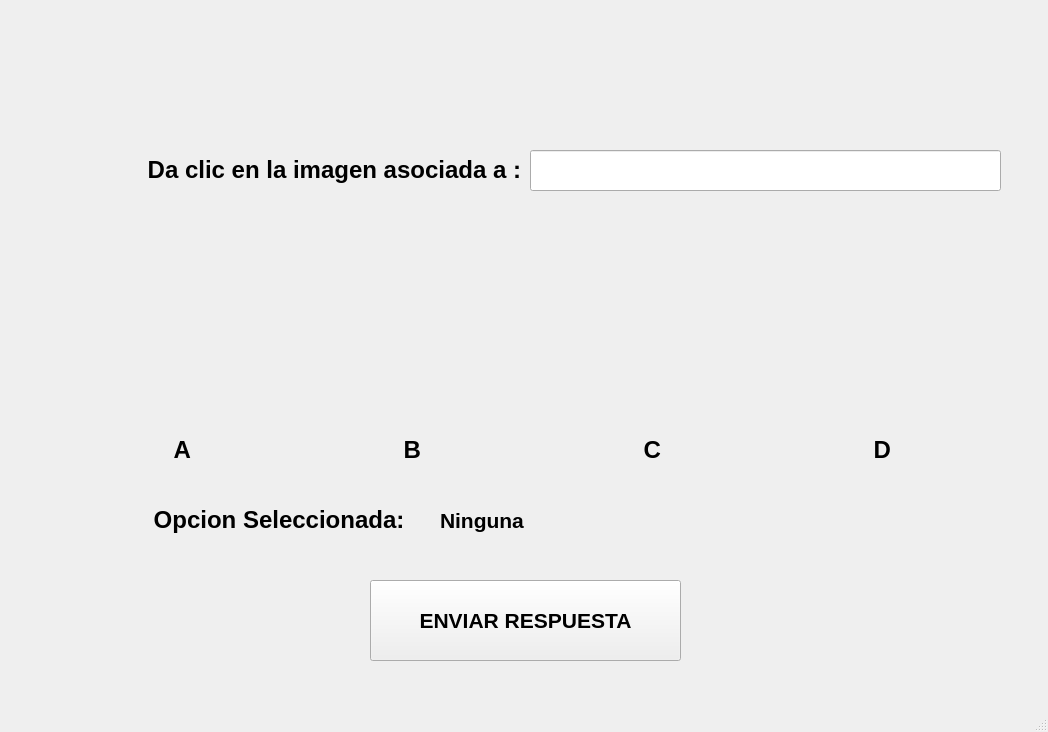
<?xml version="1.0" encoding="UTF-8"?>
<ui version="4.0">
 <class>MainWindow</class>
 <widget class="QMainWindow" name="MainWindow">
  <property name="geometry">
   <rect>
    <x>0</x>
    <y>0</y>
    <width>1048</width>
    <height>732</height>
   </rect>
  </property>
  <property name="windowTitle">
   <string>MainWindow</string>
  </property>
  <widget class="QWidget" name="centralwidget">
   <widget class="QLineEdit" name="txt_Nombre">
    <property name="geometry">
     <rect>
      <x>530</x>
      <y>150</y>
      <width>471</width>
      <height>41</height>
     </rect>
    </property>
    <property name="font">
     <font>
      <pointsize>12</pointsize>
      <weight>75</weight>
      <bold>true</bold>
     </font>
    </property>
    <property name="text">
     <string/>
    </property>
    <property name="alignment">
     <set>Qt::AlignCenter</set>
    </property>
   </widget>
   <widget class="QLabel" name="label">
    <property name="geometry">
     <rect>
      <x>30</x>
      <y>150</y>
      <width>491</width>
      <height>41</height>
     </rect>
    </property>
    <property name="text">
     <string>&lt;html&gt;&lt;head/&gt;&lt;body&gt;&lt;p align=&quot;right&quot;&gt;&lt;span style=&quot; font-size:18pt; font-weight:600;&quot;&gt;Da clic en la imagen asociada a :&lt;/span&gt;&lt;/p&gt;&lt;/body&gt;&lt;/html&gt;</string>
    </property>
   </widget>
   <widget class="QLabel" name="img_a">
    <property name="geometry">
     <rect>
      <x>90</x>
      <y>250</y>
      <width>191</width>
      <height>171</height>
     </rect>
    </property>
    <property name="text">
     <string/>
    </property>
    <property name="pixmap">
     <pixmap>:/LOGO/AmongB</pixmap>
    </property>
    <property name="scaledContents">
     <bool>true</bool>
    </property>
   </widget>
   <widget class="QPushButton" name="btn_enviar">
    <property name="geometry">
     <rect>
      <x>370</x>
      <y>580</y>
      <width>311</width>
      <height>81</height>
     </rect>
    </property>
    <property name="font">
     <font>
      <pointsize>16</pointsize>
      <weight>75</weight>
      <bold>true</bold>
     </font>
    </property>
    <property name="text">
     <string>ENVIAR RESPUESTA</string>
    </property>
   </widget>
   <widget class="QLabel" name="img_b">
    <property name="geometry">
     <rect>
      <x>320</x>
      <y>250</y>
      <width>191</width>
      <height>171</height>
     </rect>
    </property>
    <property name="text">
     <string/>
    </property>
    <property name="pixmap">
     <pixmap>:/LOGO/AmongB</pixmap>
    </property>
    <property name="scaledContents">
     <bool>true</bool>
    </property>
   </widget>
   <widget class="QLabel" name="img_c">
    <property name="geometry">
     <rect>
      <x>550</x>
      <y>250</y>
      <width>191</width>
      <height>171</height>
     </rect>
    </property>
    <property name="text">
     <string/>
    </property>
    <property name="pixmap">
     <pixmap>:/LOGO/AmongB</pixmap>
    </property>
    <property name="scaledContents">
     <bool>true</bool>
    </property>
   </widget>
   <widget class="QLabel" name="img_d">
    <property name="geometry">
     <rect>
      <x>780</x>
      <y>250</y>
      <width>191</width>
      <height>171</height>
     </rect>
    </property>
    <property name="text">
     <string/>
    </property>
    <property name="pixmap">
     <pixmap>:/LOGO/AmongB</pixmap>
    </property>
    <property name="scaledContents">
     <bool>true</bool>
    </property>
   </widget>
   <widget class="QLabel" name="label_3">
    <property name="geometry">
     <rect>
      <x>150</x>
      <y>430</y>
      <width>41</width>
      <height>41</height>
     </rect>
    </property>
    <property name="text">
     <string>&lt;html&gt;&lt;head/&gt;&lt;body&gt;&lt;p align=&quot;right&quot;&gt;&lt;span style=&quot; font-size:18pt; font-weight:600;&quot;&gt;A&lt;/span&gt;&lt;/p&gt;&lt;/body&gt;&lt;/html&gt;</string>
    </property>
   </widget>
   <widget class="QLabel" name="label_5">
    <property name="geometry">
     <rect>
      <x>380</x>
      <y>430</y>
      <width>41</width>
      <height>41</height>
     </rect>
    </property>
    <property name="text">
     <string>&lt;html&gt;&lt;head/&gt;&lt;body&gt;&lt;p align=&quot;right&quot;&gt;&lt;span style=&quot; font-size:18pt; font-weight:600;&quot;&gt;B&lt;/span&gt;&lt;/p&gt;&lt;/body&gt;&lt;/html&gt;</string>
    </property>
   </widget>
   <widget class="QLabel" name="label_6">
    <property name="geometry">
     <rect>
      <x>620</x>
      <y>430</y>
      <width>41</width>
      <height>41</height>
     </rect>
    </property>
    <property name="text">
     <string>&lt;html&gt;&lt;head/&gt;&lt;body&gt;&lt;p align=&quot;right&quot;&gt;&lt;span style=&quot; font-size:18pt; font-weight:600;&quot;&gt;C&lt;/span&gt;&lt;/p&gt;&lt;/body&gt;&lt;/html&gt;</string>
    </property>
   </widget>
   <widget class="QLabel" name="label_7">
    <property name="geometry">
     <rect>
      <x>850</x>
      <y>430</y>
      <width>41</width>
      <height>41</height>
     </rect>
    </property>
    <property name="text">
     <string>&lt;html&gt;&lt;head/&gt;&lt;body&gt;&lt;p align=&quot;right&quot;&gt;&lt;span style=&quot; font-size:18pt; font-weight:600;&quot;&gt;D&lt;/span&gt;&lt;/p&gt;&lt;/body&gt;&lt;/html&gt;</string>
    </property>
   </widget>
   <widget class="QLabel" name="label_8">
    <property name="geometry">
     <rect>
      <x>90</x>
      <y>500</y>
      <width>321</width>
      <height>41</height>
     </rect>
    </property>
    <property name="text">
     <string>&lt;html&gt;&lt;head/&gt;&lt;body&gt;&lt;p align=&quot;right&quot;&gt;&lt;span style=&quot; font-size:18pt; font-weight:600;&quot;&gt;Opcion Seleccionada: &lt;/span&gt;&lt;/p&gt;&lt;/body&gt;&lt;/html&gt;</string>
    </property>
   </widget>
   <widget class="QLabel" name="txt_opcion_usuario">
    <property name="geometry">
     <rect>
      <x>440</x>
      <y>500</y>
      <width>131</width>
      <height>41</height>
     </rect>
    </property>
    <property name="font">
     <font>
      <pointsize>16</pointsize>
      <weight>75</weight>
      <bold>true</bold>
     </font>
    </property>
    <property name="text">
     <string>Ninguna</string>
    </property>
   </widget>
   <widget class="QLabel" name="label_9">
    <property name="geometry">
     <rect>
      <x>920</x>
      <y>0</y>
      <width>121</width>
      <height>131</height>
     </rect>
    </property>
    <property name="text">
     <string/>
    </property>
    <property name="pixmap">
     <pixmap resource="recursos_proyecto.qrc">:/LOGO/Imagenes/HD-wallpaper-bob-esponja-mafioso-bob-esponja-gangster-mafioso-meme.jpg</pixmap>
    </property>
    <property name="scaledContents">
     <bool>true</bool>
    </property>
   </widget>
   <widget class="QLabel" name="label_10">
    <property name="geometry">
     <rect>
      <x>0</x>
      <y>0</y>
      <width>111</width>
      <height>121</height>
     </rect>
    </property>
    <property name="text">
     <string/>
    </property>
    <property name="pixmap">
     <pixmap resource="recursos_proyecto.qrc">:/NUMEROS/Imagenes/Boca_Juniors_logo18.svg.png</pixmap>
    </property>
    <property name="scaledContents">
     <bool>true</bool>
    </property>
   </widget>
   <widget class="QLabel" name="label_11">
    <property name="geometry">
     <rect>
      <x>120</x>
      <y>0</y>
      <width>791</width>
      <height>91</height>
     </rect>
    </property>
    <property name="text">
     <string/>
    </property>
    <property name="pixmap">
     <pixmap resource="recursos_proyecto.qrc">:/UAT_FIANS/Imagenes/FIANS.png</pixmap>
    </property>
    <property name="scaledContents">
     <bool>true</bool>
    </property>
   </widget>
  </widget>
  <widget class="QMenuBar" name="menubar">
   <property name="geometry">
    <rect>
     <x>0</x>
     <y>0</y>
     <width>1048</width>
     <height>22</height>
    </rect>
   </property>
  </widget>
  <widget class="QStatusBar" name="statusbar"/>
 </widget>
 <resources>
  <include location="recursos_proyecto.qrc"/>
 </resources>
 <connections/>
</ui>
